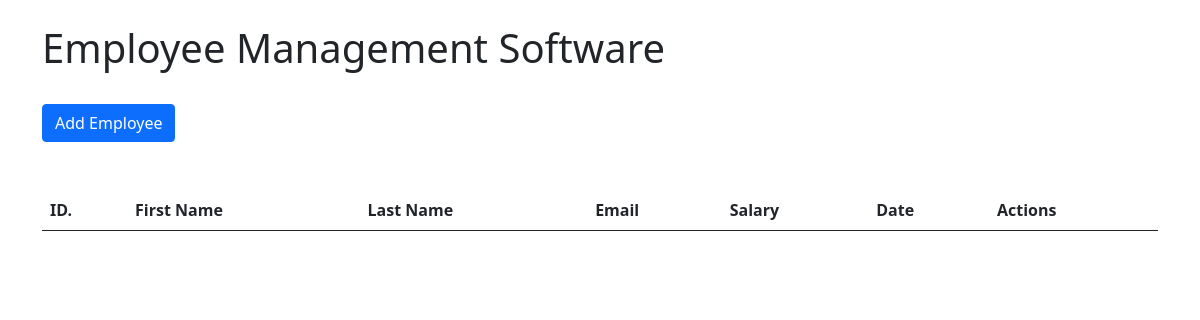
The app's page /, older data.
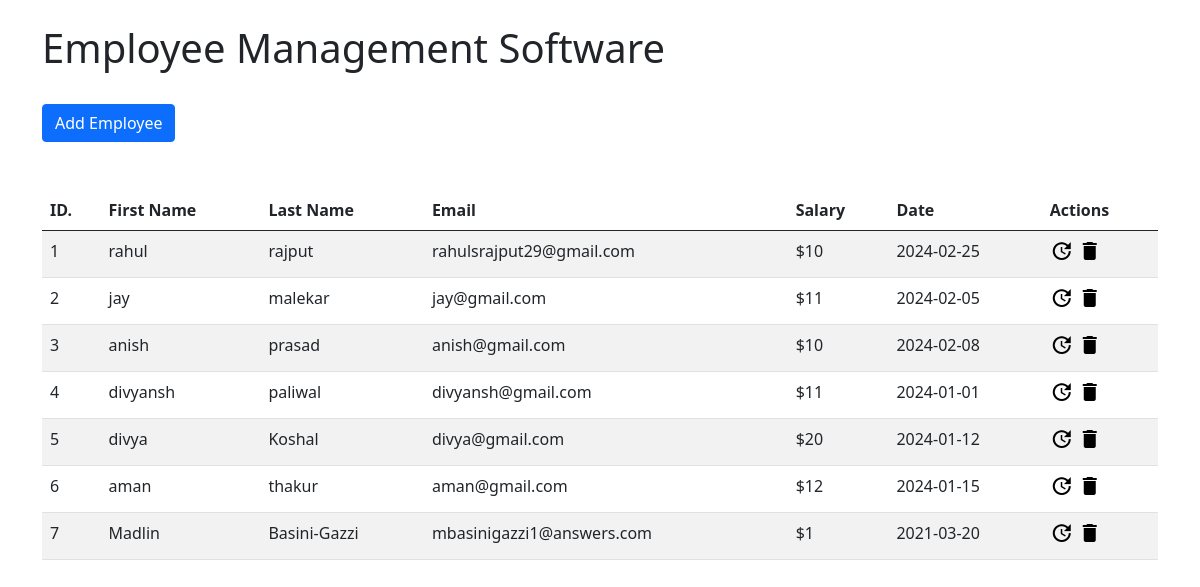
The same page, newer data.
### app/models.py (models this page shows)
class Employee(models.Model):
    first_name = models.CharField(max_length=100)
    last_name = models.CharField(max_length=100)
    email = models.EmailField()
    salary = models.IntegerField()
    joining_date = models.DateField()

### app/views.py (the view)
# urls.py: 2. Add a URL to urlpatterns:  path('', views.home, name='home')
def home(request):
    emps = Employee.objects.all()
    return render(request,'home.html', context={'emps':emps})

### templates/home.html (shortened to what this page needs)
{% extends 'index.html' %}
{% block content %}
<div class="row">
    <div class="col-lg-8">
        <h1>Employee Management Software</h1>
    </div>
</div>
<div class="row">
    <div class="col-lg-8 mt-4">
        <a href="{% url 'create' %}" class="btn btn-primary">Add Employee</a>
    </div>
</div>
<div class="row">
</div>
<div class="row">
    <div class="col-12 mt-4 table-responsive">
        <table class="table table-striped">
            <thead>
                <tr>
                    <th scope="col">ID.</th>
                    <th scope="col">First Name</th>
                    <th scope="col">Last Name</th>
                    <th scope="col">Email</th>
                    <th scope="col">Salary</th>
                    <th scope="col">Date</th>
                    <th scope="col">Actions</th>
                </tr>
            </thead>
            <tbody>
                {% for i in emps %}
                <tr>
                    <td>{{i.id}}</td>
                    <td>{{i.first_name}}</td>
                    <td>{{i.last_name}}</td>
                    <td>{{i.email}}</td>
                    <td>${{i.salary}}</td>
                    <td>{{i.joining_date | date:'Y-m-d'}}</td>
                    <td>
                        <a href="{% url 'update' i.id %}" style="color: black;"><i class="material-icons">&#xe923;</i></a>
                        <a href="{% url 'delete' i.id %}" style="color: black;"><i class="material-icons">&#xe872;</i></a>
                    </td>
                </tr>
                {% endfor %}
            </tbody>
        </table>
    </div>
</div>
{% endblock %}

### templates/index.html (shortened to what this page needs)
<!DOCTYPE html>
<html lang="en">
<head>
    <link href="https://cdn.jsdelivr.net/npm/bootstrap@5.0.2/dist/css/bootstrap.min.css" rel="stylesheet">
</head>
<body>
    <div class="container mt-4">
        {% block content %}
        {% endblock %}
    </div>
</body>
</html>

Row changes from the older to the newer data that the page shows:
added Employee: id "1", first_name "rahul", last_name "rajput", email "rahulsrajput29@gmail.com", salary "10", joining_date "2024-02-25"
added Employee: id "2", first_name "jay", last_name "malekar", email "jay@gmail.com", salary "11", joining_date "2024-02-05"
added Employee: id "3", first_name "anish", last_name "prasad", email "anish@gmail.com", salary "10", joining_date "2024-02-08"
added Employee: id "4", first_name "divyansh", last_name "paliwal", email "divyansh@gmail.com", salary "11", joining_date "2024-01-01"
added Employee: id "5", first_name "divya", last_name "Koshal", email "divya@gmail.com", salary "20", joining_date "2024-01-12"
added Employee: id "6", first_name "aman", last_name "thakur", email "aman@gmail.com", salary "12", joining_date "2024-01-15"
added Employee: id "7", first_name "Madlin", last_name "Basini-Gazzi", email "mbasinigazzi1@answers.com", salary "1", joining_date "2021-03-20"
